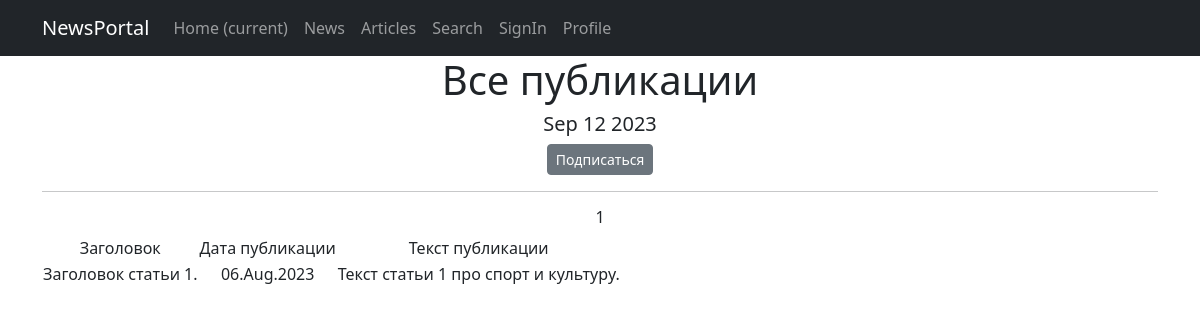
Before: /category/2 with the older database file.
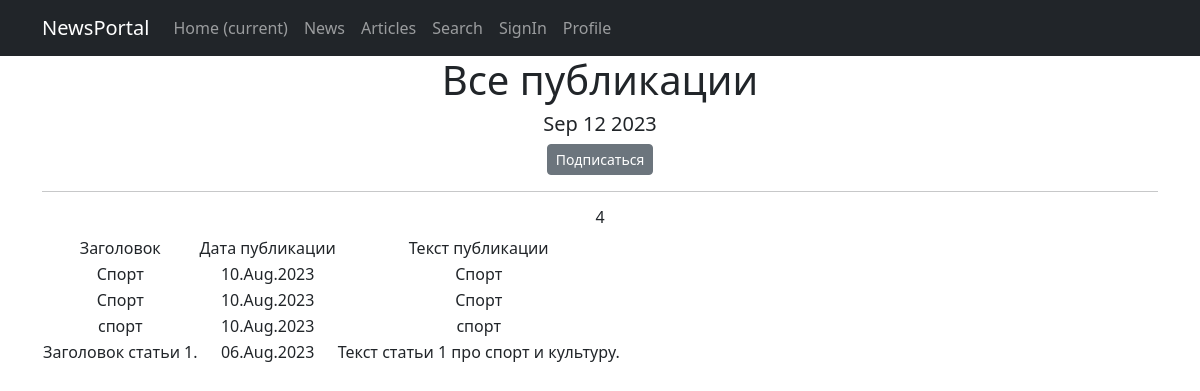
After: the same page with the newer database file.
### news/models.py (models this page shows, shortened)
class Post(models.Model):
    article = 'AR'
    news = 'NE'
    POSITIONS = [
        (article, 'Статья'),
        (news, 'Новости')
    ]
    post_type = models.CharField(max_length=2, choices=POSITIONS, default=news)
    created = models.DateTimeField(auto_now_add=True)
    title = models.CharField(max_length=255)
    text = models.TextField()
    post_rating = models.IntegerField(default=0)
    author = models.ForeignKey(Author, on_delete=models.CASCADE)
    category = models.ManyToManyField(Category, through='PostCategory')

### news/views.py (the view)
# urls.py: path('category/<int:pk>', cache_page(60*5)(CategoryListView.as_view()), name='categories'),
class CategoryListView(ListView):
    model = Post
    template_name = 'categories.html'
    context_object_name = 'category_list'
    def get_queryset(self):
        self.category = get_object_or_404(Category, id=self.kwargs['pk'])
        queryset = Post.objects.filter(category=self.category).order_by('-created')
        return queryset
    def get_context_data(self, **kwargs):
        context = super().get_context_data(**kwargs)
        context['is_not_subscriber'] = self.request.user not in self.category.subscribers.all()
        context['category'] = self.category
        return context

### news/templatetags/custom_filters.py (called while the page is built)
@register.filter()
def censor(value):
    words = value.split()
    result = []
    for word in words:
        if word in bad_words:
            result.append(word[0] + "*"*(len(word)-2) + word[-1])
        else:
            result.append(word)
    return " ".join(result)

### news/templatetags/custom_tags.py (called while the page is built)
@register.simple_tag()
def current_time(format_string='%b %d %Y'):
    return datetime.utcnow().strftime(format_string)

### templates/categories.html (shortened to what this page needs)
{% extends 'flatpages/default.html' %}
{% load custom_filters %}
{% load custom_tags %}
{% block content %}
    <h1>Все публикации</h1>
    <h5>{% current_time '%b %d %Y' %}</h5>
    {% if is_not_subscriber %}
        <p class="text-center"><a href="{% url 'subscribe' category.id %}" class="btn btn-secondary btn-sm">Подписаться</a></p>
    {% endif %}
    <hr>
    {% if category_list %}
        <h6>{{ category_list|length }}</h6>
        <table>
            <tr>
                <td>Заголовок</td>
                <td>Дата публикации</td>
                <td>Текст публикации</td>
            </tr>
            {% for post in category_list %}
            <tr>
                <td>{{ post.title|censor }}</td>
                <td>{{ post.created|date:'d.M.Y' }}</td>
                <td>{{ post.text|truncatewords:20|censor }}</td>
            </tr>
            {% endfor %}
        </table>
    {% else %}
        <h2>Публикаций нет!</h2>
    {% endif %}
{% endblock content %}

Changed rows visible on the page:
added Post: title|censor "Спорт", created "10.Aug.2023", text|censor "Спорт"
added Post: title|censor "Спорт", created "10.Aug.2023", text|censor "Спорт"
added Post: title|censor "спорт", created "10.Aug.2023", text|censor "спорт"
Other visible differences:
{{ category_list|length }}: "1" → "4"
